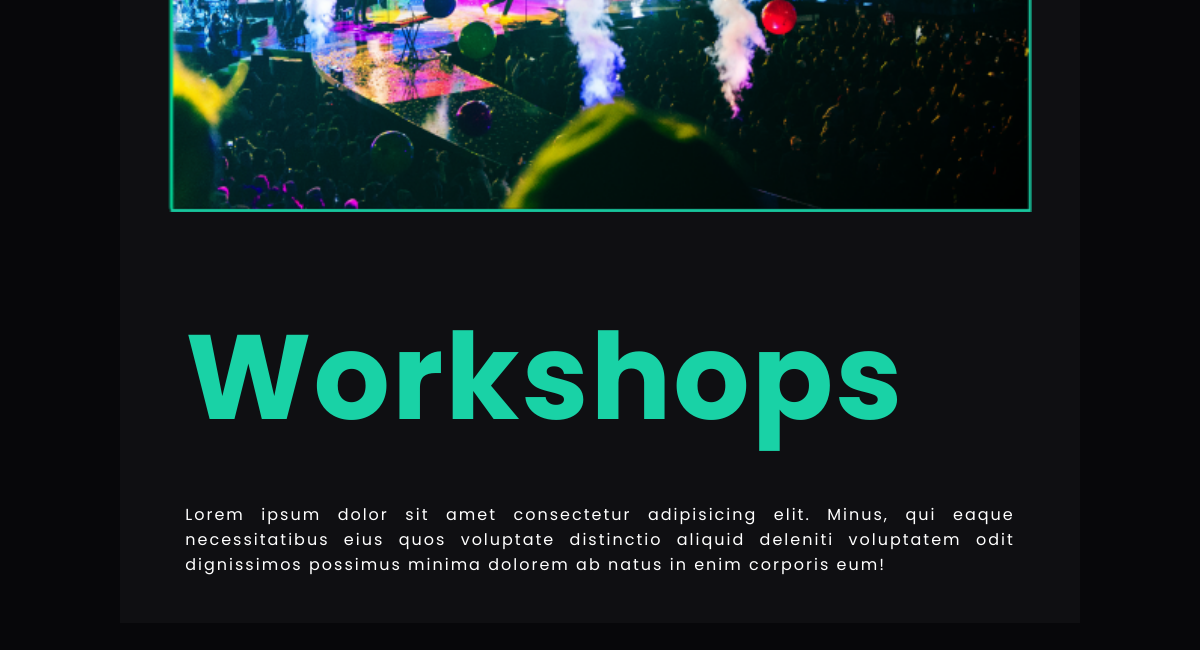
The app's page /workshops.php (lower part), older data.
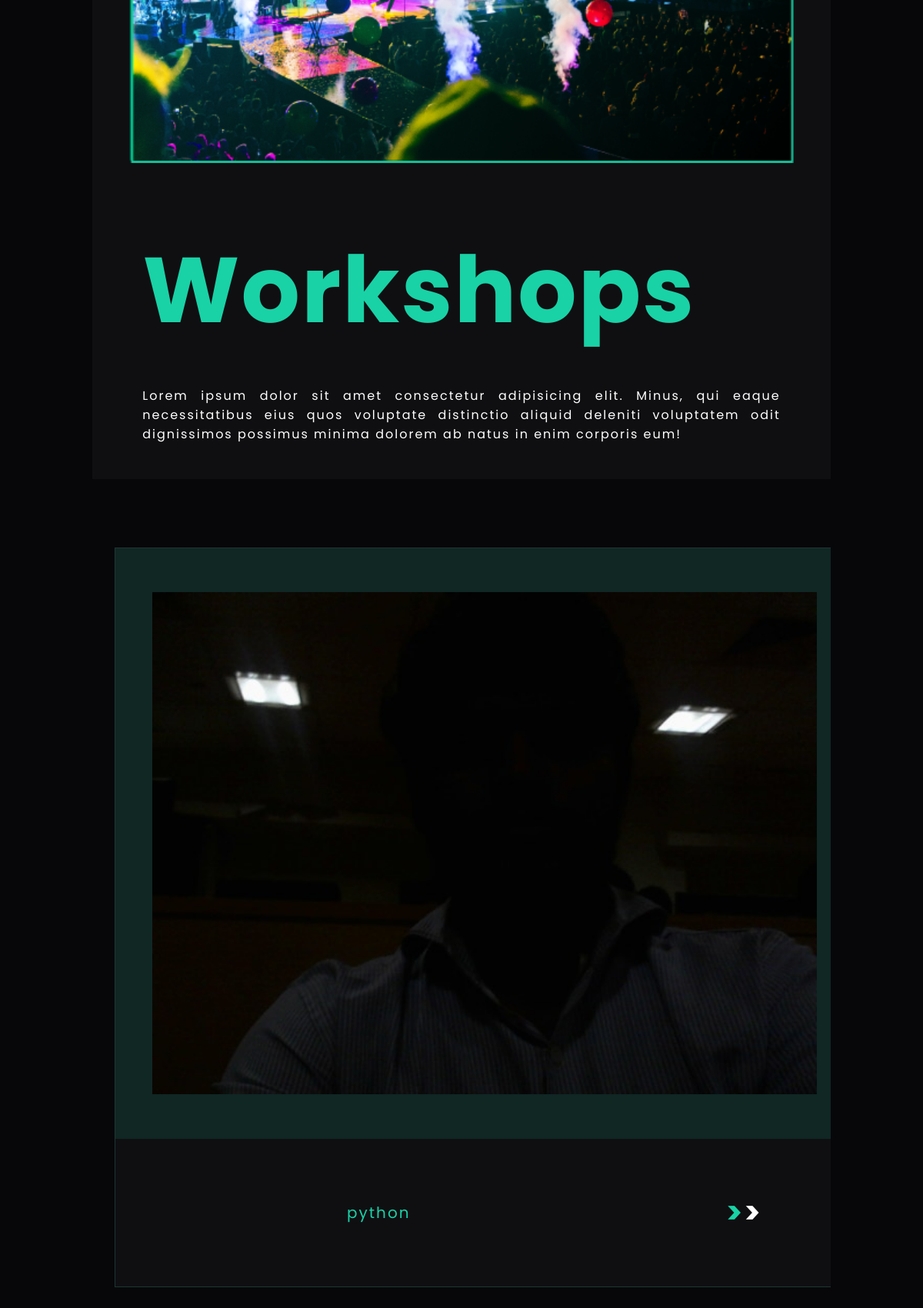
The same page, newer data.
### tables this page shows
CREATE TABLE `workshops` (
  `sno` int(11) NOT NULL,
  `workshopName` varchar(255) NOT NULL,
  `workshopDept` varchar(255) DEFAULT NULL,
  `about` text DEFAULT NULL,
  `workshopImg` varchar(255) DEFAULT NULL,
  `structure` text DEFAULT NULL,
  `isRegistrationsOpened` int(11) DEFAULT 0,
  `contact` varchar(255) DEFAULT NULL
);

### workshops.php (the view)
<?php
include "./repeats/header.php";
include "./includes/connect.php";
?>
    <section id="one" class="wone">
        <div id="oneright">
            <img src="images/eventsImage.png" alt="evenst_image">
        </div>
        <div id="oneleft">
            <h1 id="heading">Workshops</h1>
            <p id="text">Lorem ipsum dolor sit amet consectetur adipisicing elit. Minus, qui eaque necessitatibus eius quos voluptate distinctio aliquid deleniti voluptatem odit dignissimos possimus minima dolorem ab natus in enim corporis eum!</p>
        </div>
    </section>
    <section id="three" class="wthree">
            <div id="cards_container">
                    <?php
                        $response = mysqli_query($connection,"SELECT * FROM workshops");
                        if(mysqli_num_rows($response)>0){
                            while($row = mysqli_fetch_assoc($response)){
                                $fetchedEvent = $row['workshopName'];
                                $fetchedDept = $row['workshopDept'];
                                $fetchedimg = $row['workshopImg'];
                                echo "<div class='card $fetchedDept'>
                                            <button class='viewmore'>
                                                <a href='workshop_info.php?id=$fetchedEvent'>View more</a>
                                            </button>
                                            <div id='cardtop'> "; ?>
                                            <?php
                                            if($fetchedimg==NULL){
                                                echo "<img src='images/card_back.jpg' alt='card_back'>";
                                            }
                                            else{
                                                echo "<img src='images/$fetchedimg' alt='card_back'>";
                                            }
                                            echo "</div>
                                            <div id='cardbottom'>
                                                <span class='text'>$fetchedEvent</span>
                                                <span id='logo'><span style='color:#19d2a6;'>></span>></span>
                                            </div>
                                        </div>";
                            }
                        }
                    ?>
            </div>
    </section>
</body>
</html>

Row changes from the older to the newer data that the page shows:
added workshops: workshopImg (picture), workshopName "python"
